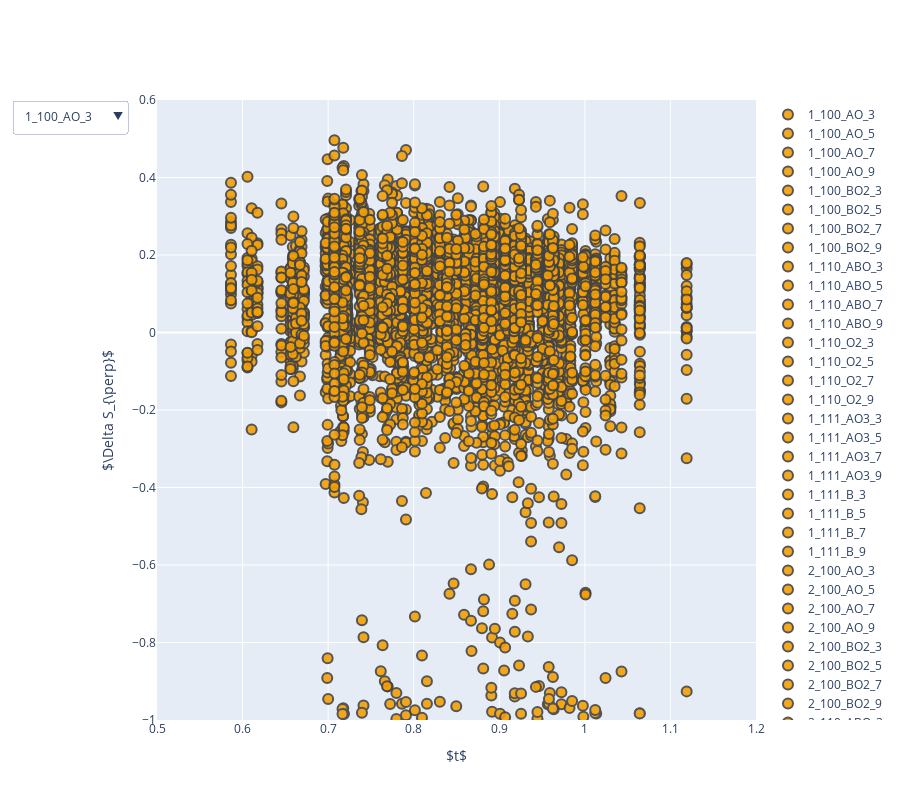

This figure's notebook cell:
### Markdown cell above
## Plot of $\Delta S_{\perp}$ against the tolerance factor $t$

### Code cell
sorted_keys = list(sorted(df_categorized.keys()))
fig = go.Figure()

button_list=[]
display_this=[False for _ in sorted_keys]

for i,key in enumerate(sorted_keys):
    fig.add_trace(go.Scatter(x=df_categorized[key]['tolerance_factor'],
                             y=df_categorized[key]['out_of_plane_variation'],
                             #visible=True,
                             opacity=0.9,
                             marker=dict(size=12,color='#F49F05'),
                             marker_symbol='circle',#name=col,
                             text=df_categorized[key]['system'],
                             name=key
                            )
                 )
    _display_this = copy.deepcopy(display_this)
    _display_this[i] = True
    button_list.append(dict(label = key,
                            method = 'update',
                              args = [{'visible': _display_this},
                                      {'showlegend':False}]))



fig.update_layout(width=900, height=800,
    updatemenus=[go.layout.Updatemenu(
        active=0,
        buttons=button_list)])
    
fig.update_xaxes(title_text='$t$')
fig.update_yaxes(title_text='$\Delta S_{\perp}$')
fig.update_layout(yaxis_range=[-1.0,0.6],xaxis_range=[0.5,1.2])
fig.update_traces(mode='markers', marker_line_width=2, marker_size=10)

fig.show()
